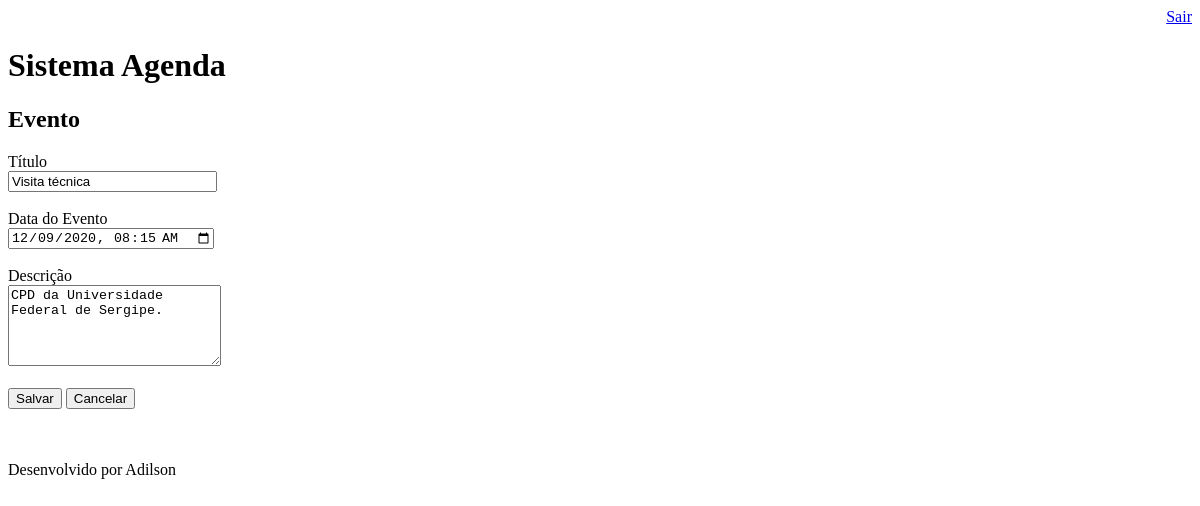
The app's page /agenda/evento/?id=4 (signed in), older data.
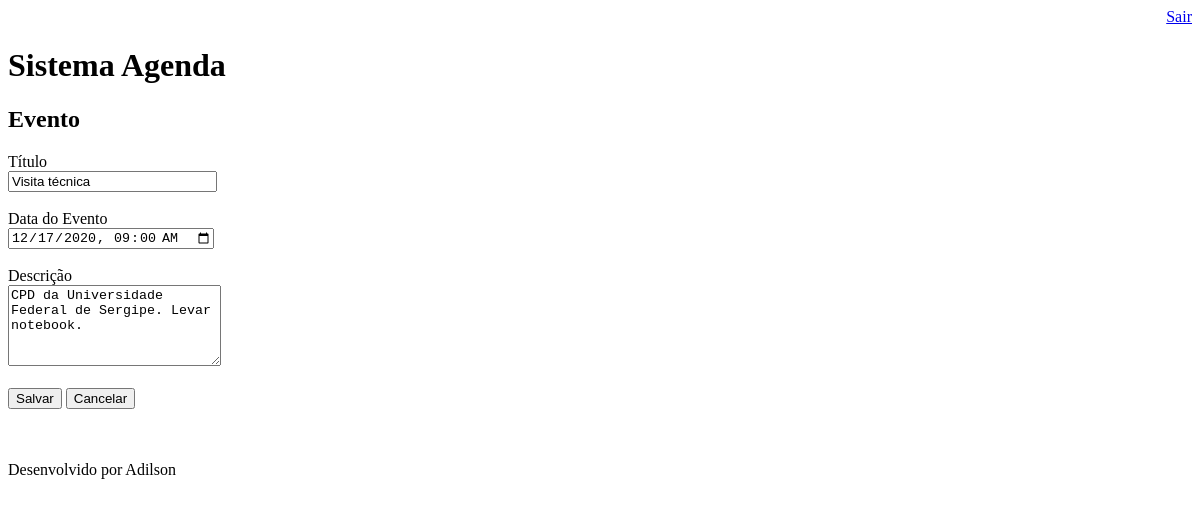
The same page, newer data.
### core/models.py (models this page shows, shortened)
class Evento(models.Model):  # Criamos a classe que cria a tabela
    titulo = models.CharField(max_length=100)   # Criamos o campo titulo do tipo char  com tamaho 100
    descricao = models.TextField(blank=True, null=True) # Criamos o campo descrição do tipo podendo ser nulo (em branco)
    data_evento = models.DateTimeField(verbose_name='Data do Evento') # Criamos o campo data do evento do tipo Date
    data_criacao = models.DateTimeField(auto_now=True) # Criamos o campo data da criacao com a data corrente
    usuario = models.ForeignKey(User, on_delete=models.CASCADE)  # Se o usuario dono do evento for deletado todos os demais registros referentes a ele serao apagados
    class Meta:
        db_table = 'evento' # Obriga o banco a chamar a tabela evento e não core_evento como padrao.
    def get_data_imput_evento(self):
        return self.data_evento.strftime('%Y-%m-%dT%H:%M')

### core/views.py (the view)
# urls.py: path('agenda/evento/', views.evento),
@login_required(login_url='/login/')
def evento(request):
    id_evento = request.GET.get('id')
    dados = {}
    if id_evento:
        dados['evento'] = Evento.objects.get(id=id_evento)
    return render(request, 'evento.html', dados)

### templates/evento.html (shortened to what this page needs)
{% extends "model-page.html" %}
{% block content %}
<h2>Evento</h2>
<form action="submit" method="POST">{% csrf_token %}
    <label>Título</label><br>
        <input type="text" name="titulo" size="23" value="{{ evento.titulo }}"><br>
    <br>
    <label>Data do Evento</label><br>
        <input type="datetime-local" name="data_evento" value="{{ evento.get_data_imput_evento }}"><br>
    <br>
    <label>Descrição</label><br>
        <textarea name="descricao" rows="5" cols="24">{{ evento.descricao }}</textarea>
    <br>
    <br>
    <button type="submit">Salvar</button>
    <a href="/">
        <button type="button">Cancelar</button>
    </a>
</form>
<br><br>
{% endblock %}

Row changes from the older to the newer data that the page shows:
changed Evento "Visita técnica": data_evento "12/09/2020 08:15" → "12/17/2020 09:00"; descricao "CPD da Universidade Federal de Sergipe." → "CPD da Universidade Federal de Sergipe. Levar notebook."
